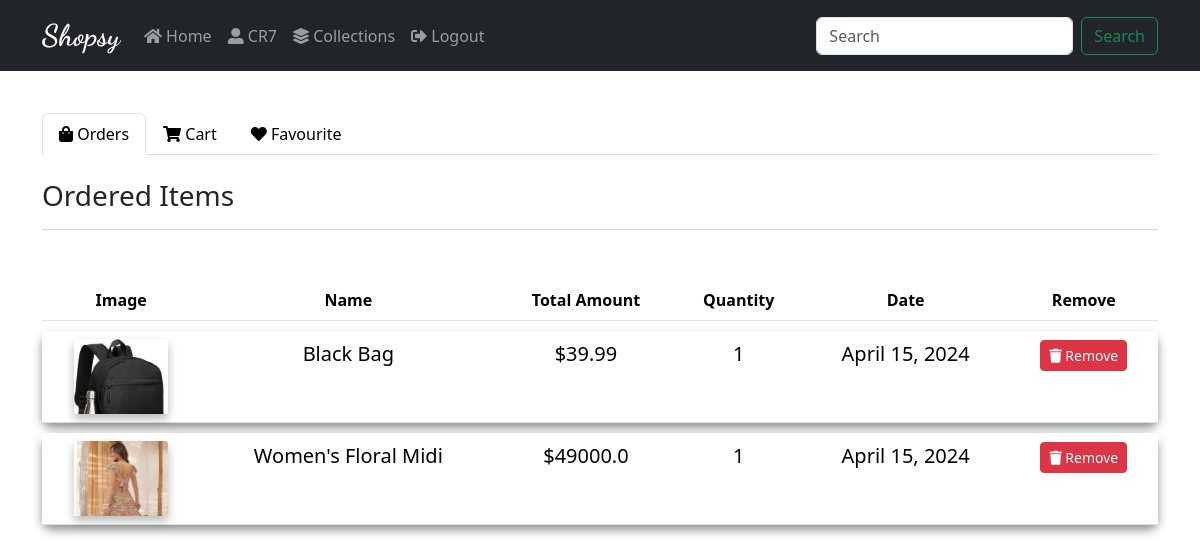
Page /orderditem/ (signed in) on the committed database.
### webApp/models.py (models this page shows, shortened)
class Orders(models.Model):
    user=models.ForeignKey(User,on_delete=models.CASCADE)
    product=models.ForeignKey(Product,on_delete=models.CASCADE)
    name=models.CharField(null=False,blank=False,max_length=100)
    product_quantity=models.IntegerField(null=False,blank=False)
    selling_price=models.FloatField(null=False,blank=False)
    total_amount=models.FloatField(null=False,blank=False)
    number= models.IntegerField(null=False,blank=False)
    alt_number= models.IntegerField(null=False,blank=False)
    address=models.TextField(max_length=500,null=False,blank=False)
    payment_type=models.CharField(max_length=100,null=False,blank=False)
    date=models.DateTimeField(default=timezone.now)

class Product(models.Model):
    category=models.ForeignKey(Category,on_delete=models.CASCADE)
    name=models.CharField(max_length=100,null=False,blank=False)
    image=models.ImageField(upload_to=get_file,null=False,blank=False)
    description=models.TextField(max_length=500,null=False,blank=False)
    status=models.BooleanField(default=False,help_text='0-show , 1-hidden')
    trending=models.BooleanField(default=False,help_text='0-show , 1-hidden')
    created_at=models.DateTimeField(auto_now_add=True)
    vendor = models.CharField(max_length=100,null=False,blank=False)
    quantity=models.IntegerField(null=False,blank=False)
    selling_price=models.FloatField(null=False,blank=False)
    original_price=models.FloatField(null=False,blank=False)

### webApp/views.py (the view)
# urls.py: path('orderditem/',views.order,name='orders'),
def order(request):
    if request.user.is_authenticated:
        order=Orders.objects.filter(user=request.user.id)
        order.dates
        return render(request,'user.html',{'order':order})

### webApp/templates/user.html (shortened to what this page needs)
<!doctype html>
<html lang="en">
<head>
  <link href="https://cdn.jsdelivr.net/npm/bootstrap@5.3.3/dist/css/bootstrap.min.css" rel="stylesheet">
</head>
<body>
  {% include "layouts/nav.html" %}
  <div class="body container" style="margin-top: 3cm;">
    <ul class="nav nav-tabs">
      <li class="nav-item">
        <a class="nav-link atext active" href='{% url "orders" %}'><i class="fas fa-shopping-bag"></i> Orders</a>
      </li>
      <li class="nav-item">
        <a class="nav-link atext" href='{% url "cart" %}'><i class="fas fa-shopping-cart"></i> Cart</a>
    </li>
    <li class="nav-item">
        <a class="nav-link atext" href='{% url "favorites" %}'><i class="fas fa-heart"></i> Favourite</a>
    </li>
    </ul>
<br>
    <h3>Ordered Items</h3>
    <hr style="color: rgba(0, 0, 0, 0.61);">
    <br>
    <table class="table" style="border-collapse: separate; border-spacing: 0 10px;">
      <tr style=" text-align: center;">
        <th>Image</th>
        <th>Name</th>
        <th>Total Amount</th>
        <th>Quantity</th>
        <th>Date</th>
        <th>Remove</th>
      </tr>
      {% for f in order %}
  <tr style="text-align: center;" class="item-row">
    <td><a href="{% url 'order_details' f.id %}"><img src="{{f.product.image.url}}" alt="{{f.product.name}}" height="75px"></a></td>
    <td><a href="{% url 'order_details' f.id %}" class="ttext">{{f.product.name}}</a></td>
    <td><a href="{% url 'order_details' f.id %}" class="ttext">$<span class="unit-price">{{f.total_amount}}</span></a></td>
    <td><a href="{% url 'order_details' f.id %}" class="ttext qty">{{f.product_quantity}} </a></td>
    <td><a href="{% url 'order_details' f.id %}" class="ttext qty">{{ f.date|date:"F d, Y" }}</a></td>
    <td><a href="{% url 'remove_order' f.id %}" class="btn btn-danger btn-sm" onclick="return confirm('Are you sure to remove')"><i class="fa fa-trash"></i> Remove</a></td>
  </tr>
  {% endfor %}
    </table>
<link href="https://cdnjs.cloudflare.com/ajax/libs/font-awesome/5.15.4/css/all.min.css" rel="stylesheet">
</body>
</html>

### webApp/templates/layouts/nav.html (shortened to what this page needs)
<nav class="navbar fixed-top navbar-expand-lg navbar-dark bg-dark">
    <div class="container">
        <a class="navbar-brand shopsy" href="#" color="white">Shopsy</a>
        <div class="collapse navbar-collapse" id="navbarSupportedContent">
            <ul class="navbar-nav me-auto mb-2 mb-lg-0">
                <li class="nav-item">
                    <a class="nav-link" href='{% url "home" %}'><i class="fa fa-home"></i> Home</a>
                </li>
                {% if user.is_authenticated %}
                <li class="nav-item">
                    <a class="nav-link" href='{% url "orders" %}'><i class="fas fa-user-alt"></i> {{user.username}}</a>
                </li>
                <li class="nav-item">
                    <a class="nav-link" href='{% url "collections" %}'><i class="fas fa-layer-group"></i> Collections</a>
                </li>
                    <li class="nav-item">
                        <a class="nav-link" href='{% url "logout" %}'><i class="fas fa-sign-out-alt"></i> Logout</a>
                    </li>
                {% endif %}
            </ul>
            <form class="d-flex" action="{% url 'search_view' %}" method="GET">
                <input class="form-control me-2" type="search" name="q" placeholder="Search" id="search-inp" aria-label="Search">
                <button class="btn btn-outline-success" type="submit" id="search">Search</button>
            </form>
        </div>
    </div>
  </nav>
  <link rel="stylesheet" href="https://cdnjs.cloudflare.com/ajax/libs/font-awesome/5.15.4/css/all.min.css">

### webApp/templates/layouts/nav.html (style rules this page uses)
.navbar-brand { font-size: 1.5rem; font-weight: bold; }
.shopsy { font-family: "Dancing Script", cursive; font-optical-sizing: auto; font-weight:bold; font-style: normal; font-size: 30PX; }

### webApp/templates/user.html (style rules this page uses)
.atext { color: black; }
.item-row { height: 2cm; font-size: 20px; background-color: #ffffffc7; border-radius: 10px; box-shadow: 0px 5px 10px rgba(112, 109, 109, 0.76); transition: all 0.2s ease-in-out; cursor: pointer; }
.ttext { text-decoration: none; color: black; }
img { background-color: #ffffffc7; border-radius: 3px; box-shadow: 0px 5px 10px rgba(14, 14, 14, 0.288); }

### rows in the picture
Orders: product.image (picture), product.name "Black Bag", total_amount "39.99", product_quantity "1", date "April 15, 2024"
Orders: product.image (picture), product.name "Women's Floral Midi", total_amount "49000.0", product_quantity "1", date "April 15, 2024"

### other values in the picture
{{ user.username }} "CR7"
